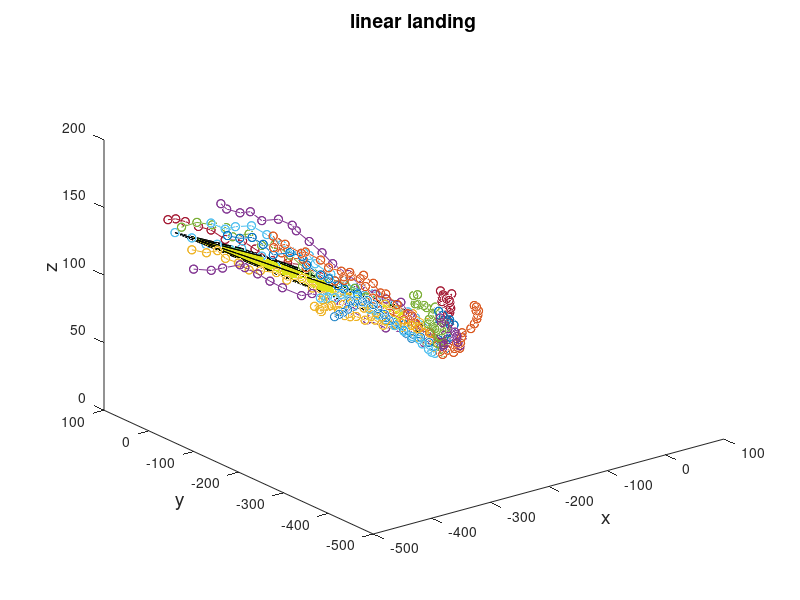

This figure's MATLAB source:
%%
%straight line
%fileID = fopen('train.txt','w');
fileID = fopen('val.txt','w');

mvx = 25; %max horizontal speed
mvy = 25; %max horizontal speed
mvz = 9;  %max descend speed

for i = 1 : 20 %trajectory number
%     if mod(i,6) == 0
%     state = [400 + 200*(rand()-0.5) , 400 + 200*(rand()-0.5), 140 + 15*(rand()-0.5)];
%     elseif mod(i,6) == 1
%     state = [-400 + 200*(rand()-0.5) , 400 + 200*(rand()-0.5), 140 + 15*(rand()-0.5)];
%     elseif mod(i,6) == 2
%     state = [400 + 200*(rand()-0.5) , -400 + 200*(rand()-0.5), 140 + 15*(rand()-0.5)];
%     elseif mod(i,6)== 3
%     state = [200*(rand()-0.5) , 400 + 200*(rand()-0.5), 140 + 15*(rand()-0.5)];
%     elseif mod(i,6) == 4
%     state = [400 + 200*(rand()-0.5) , 200*(rand()-0.5), 140 + 15*(rand()-0.5)];
%     elseif mod(i,6) == 5
%     state = [200*(rand()-0.5) , -400 + 200*(rand()-0.5), 140 + 15*(rand()-0.5)];
%     end
    if mod(i,2) == 0
    state = [-400 + 200*(rand()-0.5) , 200*(rand()-0.5), 140 + 15*(rand()-0.5)];
    elseif mod(i,2) == 1
    state = [-400 + 200*(rand()-0.5) , -400 + 200*(rand()-0.5), 140 + 15*(rand()-0.5)];
    end
    destination = [0, 0, 0];
    first = 1;        
%     filename = sprintf('val/testgt%d.txt', i);
%     fileID = fopen(filename,'w');
    for t = 1 : 20
        vb = (destination - state)/(21 - t);
        if mod(i,4) == 0
        xv = max(-mvx , vb(1) + 15 * (rand() - 0.5));
        yv = max(-mvy, vb(2) + 15*(rand() - 0.5));
        elseif mod(i,4) == 1
        xv = min(mvx , vb(1) + 15 * (rand() - 0.5));
        yv = max(-mvy, vb(2) + 15*(rand() - 0.5));
        elseif mod(i,4) == 2
        xv = max(-mvx , vb(1) + 15 * (rand() - 0.5));
        yv = min(mvy, vb(2) + 15*(rand() - 0.5));
        elseif mod(i,4)==3
        xv = min(mvx , vb(1) + 15 * (rand() - 0.5));
        yv = min(mvy, vb(2) + 15*(rand() - 0.5));
        end

        zv = max(-mvz, vb(3) + 15*(rand() - 0.5));

        state(1) = state(1) + xv;
        state(2) = state(2) + yv;
        state(3) = max(state(3) + zv,0); % bound z above zero
        if first == 1
            h = 'new';
            first = 0;
        elseif t <= 10
            h = 'past';
        else
            h = 'future';
        end
        fprintf(fileID,'%s\t%4.4f\t%4.4f\t%4.4f\n',h, state(1),state(2),state(3));
        
        historyx(t) = state(1);
        historyy(t) = state(2);
        historyz(t) = state(3);
    end
    %disrupt
    for d = 1:10
%         filename = sprintf('val/testdisrupt%d.txt', 10*i + d);
%         fileID = fopen(filename,'w');
        for t = 1:10
            if t == 1
                h = 'new';
            elseif t <= 10
                h = 'past';
            else
                h = 'future';
            end
           newhistoryx = historyx(t);
           newhistoryy = historyy(t);
           newhistoryz = historyz(t);
           dt = 0.2 * (rand() - 0.5);
           dx = 5*(rand()-0.5);
           dy = 5*(rand()-0.5);
           dz = 0.5*(rand()-0.5);
           newhistoryx = newhistoryx + dx;
           newhistoryy = newhistoryy + dy;
           newhistoryz = newhistoryz + dz;
           fprintf(fileID,'%s\t%4.4f\t%4.4f\t%4.4f\n',h, newhistoryx,newhistoryy,newhistoryz);
        end
        for t = 11:20
            if t == 1
                h = 'new';
            elseif t <= 10
                h = 'past';
            else
                h = 'future';
            end
           fprintf(fileID,'%s\t%4.4f\t%4.4f\t%4.4f\n',h, historyx(t),historyy(t),historyz(t));
        end
    end

    %disruption with variable musk
for d = 1:10
%         filename = sprintf('val/testmusk%d.txt', 10*i + d);
%         fileID = fopen(filename,'w');
        for t = 1:10
            if t == 1
                h = 'new';
            elseif t <= 10
                h = 'past';
            else
                h = 'future';
            end
           newhistoryx = historyx(t);
           newhistoryy = historyy(t);
           newhistoryz = historyz(t);
           dt = 0.2 * (rand() - 0.5);
           dx = 5*(rand()-0.5);
           dy = 5*(rand()-0.5);
           dz = 0.5*(rand()-0.5);
           newhistoryx = newhistoryx + dx;
           if rand()< 0.1
               newhistoryx = newhistoryx + 10*dx;
           end
           newhistoryy = newhistoryy + dy;
           if rand()< 0.1
               newhistoryy = newhistoryy + 10*dy;
           end
           newhistoryz = newhistoryz + dz;
           if rand()< 0.1
               newhistoryz = newhistoryz + 10*dz;
           end
           
           fprintf(fileID,'%s\t%4.4f\t%4.4f\t%4.4f\n',h, newhistoryx,newhistoryy,newhistoryz);
        end
        for t = 11:20
            if t == 1
                h = 'new';
            elseif t <= 10
                h = 'past';
            else
                h = 'future';
            end
           fprintf(fileID,'%s\t%4.4f\t%4.4f\t%4.4f\n',h, historyx(t),historyy(t),historyz(t));
        end
    end
    %disruption with point missed
    for d = 1:10
%         filename = sprintf('val/testpointmusk%d.txt', 10*i + d);
%         fileID = fopen(filename,'w');
        for t = 1:10
            if t == 1
                h = 'new';
            elseif t <= 10
                h = 'past';
            else
                h = 'future';
            end
           newhistoryx = historyx(t);
           newhistoryy = historyy(t);
           newhistoryz = historyz(t);
           dt = 0.2 * (rand() - 0.5);
           dx = 5*(rand()-0.5);
           dy = 5*(rand()-0.5);
           dz = 0.5*(rand()-0.5);
           newhistoryx = newhistoryx + dx;
           if rand()< 0.1
               newhistoryx = newhistoryx + 10*dx;
           end
           newhistoryy = newhistoryy + dy;
           if rand()< 0.1
               newhistoryy = newhistoryy + 10*dy;
           end
           newhistoryz = newhistoryz + dz;
           if rand()< 0.1
               newhistoryz = newhistoryz + 10*dz;
           end
           if rand()> 0.15 || t == 1
                fprintf(fileID,'%s\t%4.4f\t%4.4f\t%4.4f\n',h, newhistoryx,newhistoryy,newhistoryz);
           else
               fprintf(fileID,'%s\t%4.4f\t%4.4f\t%4.4f\n',h,newhistoryx+10*dx,newhistoryy+10*dy,newhistoryz+10*dz);
           end
        end
        for t = 11:20
            if t == 1
                h = 'new';
            elseif t <= 10
                h = 'past';
            else
                h = 'future';
            end
           fprintf(fileID,'%s\t%4.4f\t%4.4f\t%4.4f\n',h, historyx(t),historyy(t),historyz(t));
        end
    end
    figure(1)
    scatter3(historyx, historyy, historyz)
    plot3(historyx, historyy, historyz, 'o-')
    title('linear landing', 'FontSize', 14)
    xlabel('x', 'FontSize', 14)
    ylabel('y', 'FontSize', 14)
    zlabel('z', 'FontSize', 14)
    hold on
end
%str = sprintf('linear%d.png', i);
%print(gcf,str,'-dpng','-r900'); 
fclose(fileID);
points = [transpose(historyx), transpose(historyy), transpose(historyz)];
% Compute the convex hull using the convhulln function
K = convhulln(points);

% Generate a mesh using the vertices and faces of the convex hull
vertices = points;
faces = K;
trisurf(faces, vertices(:,1), vertices(:,2), vertices(:,3));
